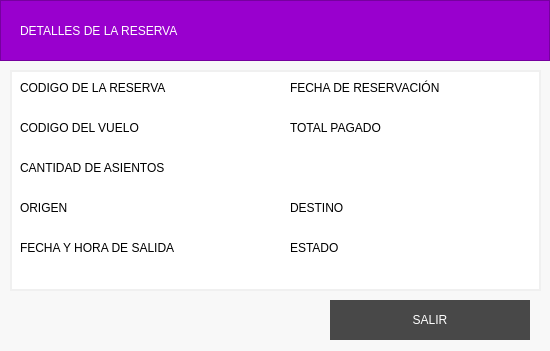
<?xml version="1.0" encoding="UTF-8"?>
<ui version="4.0">
 <class>DetallesReservaView</class>
 <widget class="QWidget" name="DetallesReservaView">
  <property name="geometry">
   <rect>
    <x>0</x>
    <y>0</y>
    <width>550</width>
    <height>351</height>
   </rect>
  </property>
  <property name="windowTitle">
   <string>Form</string>
  </property>
  <property name="styleSheet">
   <string notr="true">background-color: #F8f8f8;</string>
  </property>
  <widget class="QFrame" name="frame">
   <property name="geometry">
    <rect>
     <x>0</x>
     <y>0</y>
     <width>550</width>
     <height>61</height>
    </rect>
   </property>
   <property name="styleSheet">
    <string notr="true">background-color: rgb(153, 0, 206);</string>
   </property>
   <property name="frameShape">
    <enum>QFrame::StyledPanel</enum>
   </property>
   <property name="frameShadow">
    <enum>QFrame::Raised</enum>
   </property>
   <widget class="QLabel" name="label">
    <property name="geometry">
     <rect>
      <x>20</x>
      <y>10</y>
      <width>391</width>
      <height>41</height>
     </rect>
    </property>
    <property name="styleSheet">
     <string notr="true">font: 800 24pt &quot;Roboto&quot;;
color: #FFFFFF;</string>
    </property>
    <property name="text">
     <string>DETALLES DE LA RESERVA</string>
    </property>
   </widget>
  </widget>
  <widget class="QPushButton" name="btnSalir">
   <property name="geometry">
    <rect>
     <x>330</x>
     <y>300</y>
     <width>200</width>
     <height>40</height>
    </rect>
   </property>
   <property name="styleSheet">
    <string notr="true">QPushButton{
background-color: #484848;
color: #ffffff;
font: 800 10pt &quot;Roboto&quot;;
border:none;
transition: all .5s;
}

QPushButton:hover{
	background-color: #333232
}

QPushButton:pressed{
	background-color: #484848;
}</string>
   </property>
   <property name="text">
    <string>SALIR</string>
   </property>
  </widget>
  <widget class="QFrame" name="frame_2">
   <property name="geometry">
    <rect>
     <x>10</x>
     <y>70</y>
     <width>531</width>
     <height>221</height>
    </rect>
   </property>
   <property name="styleSheet">
    <string notr="true">background-color: #ffffff;
border: 2px solid #f0f0f0;</string>
   </property>
   <property name="frameShape">
    <enum>QFrame::StyledPanel</enum>
   </property>
   <property name="frameShadow">
    <enum>QFrame::Raised</enum>
   </property>
   <widget class="QLabel" name="label_2">
    <property name="geometry">
     <rect>
      <x>10</x>
      <y>10</y>
      <width>151</width>
      <height>16</height>
     </rect>
    </property>
    <property name="styleSheet">
     <string notr="true">font: 800 10pt &quot;Roboto&quot;;
border: none;</string>
    </property>
    <property name="text">
     <string>CODIGO DE LA RESERVA</string>
    </property>
   </widget>
   <widget class="QLabel" name="label_3">
    <property name="geometry">
     <rect>
      <x>10</x>
      <y>50</y>
      <width>151</width>
      <height>16</height>
     </rect>
    </property>
    <property name="styleSheet">
     <string notr="true">font: 800 10pt &quot;Roboto&quot;;
border: none;</string>
    </property>
    <property name="text">
     <string>CODIGO DEL VUELO</string>
    </property>
   </widget>
   <widget class="QLabel" name="label_4">
    <property name="geometry">
     <rect>
      <x>10</x>
      <y>90</y>
      <width>151</width>
      <height>16</height>
     </rect>
    </property>
    <property name="styleSheet">
     <string notr="true">font: 800 10pt &quot;Roboto&quot;;
border: none;</string>
    </property>
    <property name="text">
     <string>CANTIDAD DE ASIENTOS</string>
    </property>
   </widget>
   <widget class="QLabel" name="label_5">
    <property name="geometry">
     <rect>
      <x>10</x>
      <y>130</y>
      <width>151</width>
      <height>16</height>
     </rect>
    </property>
    <property name="styleSheet">
     <string notr="true">font: 800 10pt &quot;Roboto&quot;;
border: none;</string>
    </property>
    <property name="text">
     <string>ORIGEN</string>
    </property>
   </widget>
   <widget class="QLabel" name="label_6">
    <property name="geometry">
     <rect>
      <x>280</x>
      <y>130</y>
      <width>151</width>
      <height>16</height>
     </rect>
    </property>
    <property name="styleSheet">
     <string notr="true">font: 800 10pt &quot;Roboto&quot;;
border: none;</string>
    </property>
    <property name="text">
     <string>DESTINO</string>
    </property>
   </widget>
   <widget class="QLabel" name="label_7">
    <property name="geometry">
     <rect>
      <x>10</x>
      <y>170</y>
      <width>181</width>
      <height>16</height>
     </rect>
    </property>
    <property name="styleSheet">
     <string notr="true">font: 800 10pt &quot;Roboto&quot;;
border: none;</string>
    </property>
    <property name="text">
     <string>FECHA Y HORA DE SALIDA</string>
    </property>
   </widget>
   <widget class="QLabel" name="label_8">
    <property name="geometry">
     <rect>
      <x>280</x>
      <y>10</y>
      <width>181</width>
      <height>16</height>
     </rect>
    </property>
    <property name="styleSheet">
     <string notr="true">font: 800 10pt &quot;Roboto&quot;;
border: none;</string>
    </property>
    <property name="text">
     <string>FECHA DE RESERVACIÓN</string>
    </property>
   </widget>
   <widget class="QLabel" name="label_9">
    <property name="geometry">
     <rect>
      <x>280</x>
      <y>50</y>
      <width>181</width>
      <height>16</height>
     </rect>
    </property>
    <property name="styleSheet">
     <string notr="true">font: 800 10pt &quot;Roboto&quot;;
border: none;</string>
    </property>
    <property name="text">
     <string>TOTAL PAGADO</string>
    </property>
   </widget>
   <widget class="QLabel" name="label_10">
    <property name="geometry">
     <rect>
      <x>280</x>
      <y>170</y>
      <width>181</width>
      <height>16</height>
     </rect>
    </property>
    <property name="styleSheet">
     <string notr="true">font: 800 10pt &quot;Roboto&quot;;
border: none;</string>
    </property>
    <property name="text">
     <string>ESTADO</string>
    </property>
   </widget>
   <widget class="QLabel" name="lblCodigoReserva">
    <property name="geometry">
     <rect>
      <x>20</x>
      <y>30</y>
      <width>151</width>
      <height>16</height>
     </rect>
    </property>
    <property name="styleSheet">
     <string notr="true">font: 10pt &quot;Roboto&quot;;
border: none;</string>
    </property>
    <property name="text">
     <string/>
    </property>
   </widget>
   <widget class="QLabel" name="lblCodigoVuelo">
    <property name="geometry">
     <rect>
      <x>20</x>
      <y>70</y>
      <width>151</width>
      <height>16</height>
     </rect>
    </property>
    <property name="styleSheet">
     <string notr="true">font: 10pt &quot;Roboto&quot;;
border: none;</string>
    </property>
    <property name="text">
     <string/>
    </property>
   </widget>
   <widget class="QLabel" name="lblAsientos">
    <property name="geometry">
     <rect>
      <x>20</x>
      <y>110</y>
      <width>151</width>
      <height>16</height>
     </rect>
    </property>
    <property name="styleSheet">
     <string notr="true">font: 10pt &quot;Roboto&quot;;
border: none;</string>
    </property>
    <property name="text">
     <string/>
    </property>
   </widget>
   <widget class="QLabel" name="lblOrigen">
    <property name="geometry">
     <rect>
      <x>20</x>
      <y>150</y>
      <width>151</width>
      <height>16</height>
     </rect>
    </property>
    <property name="styleSheet">
     <string notr="true">font: 10pt &quot;Roboto&quot;;
border: none;</string>
    </property>
    <property name="text">
     <string/>
    </property>
   </widget>
   <widget class="QLabel" name="lblFechaVuelo">
    <property name="geometry">
     <rect>
      <x>20</x>
      <y>190</y>
      <width>151</width>
      <height>16</height>
     </rect>
    </property>
    <property name="styleSheet">
     <string notr="true">font: 10pt &quot;Roboto&quot;;
border: none;</string>
    </property>
    <property name="text">
     <string/>
    </property>
   </widget>
   <widget class="QLabel" name="lblFechaReserva">
    <property name="geometry">
     <rect>
      <x>290</x>
      <y>30</y>
      <width>151</width>
      <height>16</height>
     </rect>
    </property>
    <property name="styleSheet">
     <string notr="true">font: 10pt &quot;Roboto&quot;;
border: none;</string>
    </property>
    <property name="text">
     <string/>
    </property>
   </widget>
   <widget class="QLabel" name="lblDestino">
    <property name="geometry">
     <rect>
      <x>290</x>
      <y>150</y>
      <width>151</width>
      <height>16</height>
     </rect>
    </property>
    <property name="styleSheet">
     <string notr="true">font: 10pt &quot;Roboto&quot;;
border: none;</string>
    </property>
    <property name="text">
     <string/>
    </property>
   </widget>
   <widget class="QLabel" name="lblRealizado">
    <property name="geometry">
     <rect>
      <x>290</x>
      <y>190</y>
      <width>151</width>
      <height>16</height>
     </rect>
    </property>
    <property name="styleSheet">
     <string notr="true">font: 10pt &quot;Roboto&quot;;
border: none;</string>
    </property>
    <property name="text">
     <string/>
    </property>
   </widget>
   <widget class="QLabel" name="lblPrecioTotal">
    <property name="geometry">
     <rect>
      <x>300</x>
      <y>80</y>
      <width>201</width>
      <height>31</height>
     </rect>
    </property>
    <property name="styleSheet">
     <string notr="true">font: 800 24pt &quot;Roboto&quot;;
border: none;</string>
    </property>
    <property name="text">
     <string/>
    </property>
   </widget>
  </widget>
 </widget>
 <resources/>
 <connections/>
</ui>
